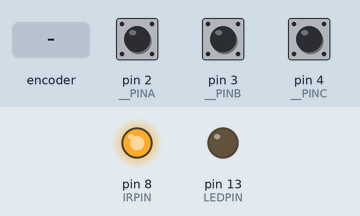
This sketch was run on a simulated Arduino Uno, built with avr-gcc and run on an emulated ATmega328P. Parts: output pins drawn as LEDs (lit = HIGH). The inputs (shaded band) are chosen by the test bench; at power-on: pin 4 (__PINC) HIGH, pin 2 (__PINA) HIGH, pin 3 (__PINB) HIGH.

Above: at 1.2 s.
1.3 s: rotary encoder on pin 2 (__PINA) / pin 3 (__PINB) turned 1 step (first pin leading)
At 1.63 s:
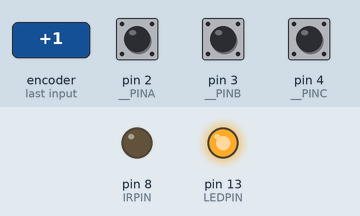
At 2.8 s:
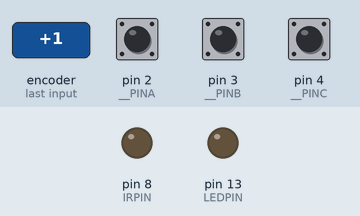
3.3 s: pin 4 (__PINC) pulled LOW for 0.15 s
At 3.74 s:
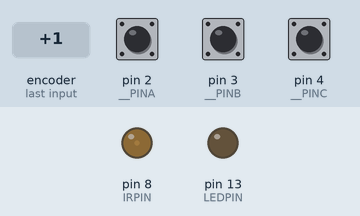
Timing chart, 0 to 6.3 s (numbered marks = the images above; inputs shaded):
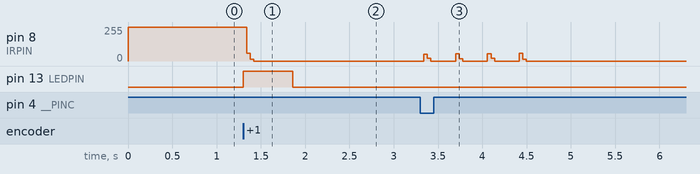

Measured:
- after the input at 1.3 s, pin 8 (IRPIN): 255/255 → 0/255 at once; pin 13 (LEDPIN): LOW → HIGH at once, → LOW 0.56 s later
- after the input at 3.3 s, pin 8 (IRPIN): ramps from 58/255 to 0/255 and jumps back, once every 0.36 s

The sketch:

SamsungIRRemote.ino
```cpp
#define LEDPIN 13
#define IRPIN 8
#define __PINA 2
#define __PINB 3
#define __PINC 4


 // ---------------------------------------------------------------------
 // Samsung IR class
 // ---------------------------------------------------------------------

 class Samsung
 {
   private:
   // Send a 36kHz-modulated pulse
   static void Pulse(void)
   {
     byte i;
     for (i=0; i<21; i++)
     {
       digitalWrite(IRPIN, HIGH);
       delayMicroseconds(10); // Value adjusted with oscilloscope
       digitalWrite(IRPIN, LOW);
       delayMicroseconds(10); // Value adjusted with oscilloscope
     }
   }
   // Send a bit
   static void SendIRBit(byte b)
   {
     Pulse();
     if (b)
       delayMicroseconds(1390);
     else
       delayMicroseconds(430);
   }
   // Send 4 bits
   static void SendIRNibble(byte b)
   {
     byte i;
     for (i=0; i<4; i++)
       SendIRBit((b>>i)&1);
   }
   // Send a byte
   static void SendIRByte(byte b)
   {
     byte i;
     for (i=0; i<8; i++)
       SendIRBit((b>>i)&1);
   }

   public:
   // Send an IR command
   // Type is 0 for TV, 1 for BD
   // Device is 0x0707 for TV, 0x301A for BD
   // Crc should be ~Command, except for tests
   static void SendCommand(char Type, unsigned int Device, unsigned int Command, unsigned char Crc)
   {
     byte i;

     // Disable interrupts
     cli();

     // Start bit
     for (i=0; i<8; i++)	Pulse();
     delayMicroseconds(4500);

     // Send Device Id
     SendIRByte(Device>>8);
     SendIRByte(Device&0xff);

     // BD Player
     if (Type==1)
     {
       // Stop bit
       Pulse();
       delayMicroseconds(4500);
       // Send Data
       SendIRNibble(Command>>8);
     }

     SendIRByte(Command);
     SendIRByte(Crc);

     // Stop bit
     Pulse();
     delayMicroseconds(4500);

     // Re-enable interrupts
     sei();
   }

   static boolean bEeprom2ByteAddress;
 };
 boolean Samsung::bEeprom2ByteAddress=true;


// ---------------------------------------------------------------------
 // Initialization
 // ---------------------------------------------------------------------

void setup()
{


   // IR Led
   pinMode(IRPIN, OUTPUT);
   digitalWrite(IRPIN, HIGH);

	// led pin
   pinMode(LEDPIN, OUTPUT);
   digitalWrite(LEDPIN, HIGH);

   // Serial Console
   Serial.begin(115200);

	// Initi 3Button
	pinMode(__PINA, INPUT);
	digitalWrite(__PINA, HIGH);
	pinMode(__PINB, INPUT);
	digitalWrite(__PINB, HIGH);
	pinMode(__PINC, INPUT);
	digitalWrite(__PINC, HIGH);

}

void loop()
{
  // read 3button
  int button = (digitalRead(__PINA) | digitalRead(__PINB)<<1 | digitalRead(__PINC)<<2) ^ 7;
  byte Type=0, Crc;
  unsigned int Device=0x0707, Data=0;
  if (button == 1) {
	digitalWrite(LEDPIN,HIGH);
	Data=0x02; //power toggle
	Crc=~Data;
    Samsung::SendCommand(Type, Device, Data, Crc);
	delay(500);
  } else if (button == 2) {
	Data=0x3B; //FACTORY
	Crc=~Data;
    Samsung::SendCommand(Type, Device, Data, Crc);
	delay(300);
	Data=0x3C; //3SPEED
	Crc=~Data;
    Samsung::SendCommand(Type, Device, Data, Crc);
	delay(300);
	digitalWrite(LEDPIN,HIGH);
  } else if (button == 4) {
	Data=0x1F; //INFO
	Crc=~Data;
    Samsung::SendCommand(Type, Device, Data, Crc);
	delay(300);
	Data=0x1A; //MENU
	Crc=~Data;
    Samsung::SendCommand(Type, Device, Data, Crc);
	delay(300);
	Data=0x0F; //MUTE
	Crc=~Data;
    Samsung::SendCommand(Type, Device, Data, Crc);
	delay(300);
	Data=0x02; //PowerToggle
	Crc=~Data;
    Samsung::SendCommand(Type, Device, Data, Crc);
	delay(300);
	digitalWrite(LEDPIN,HIGH);
  } else {
	digitalWrite(LEDPIN,LOW);
  }
}
```
